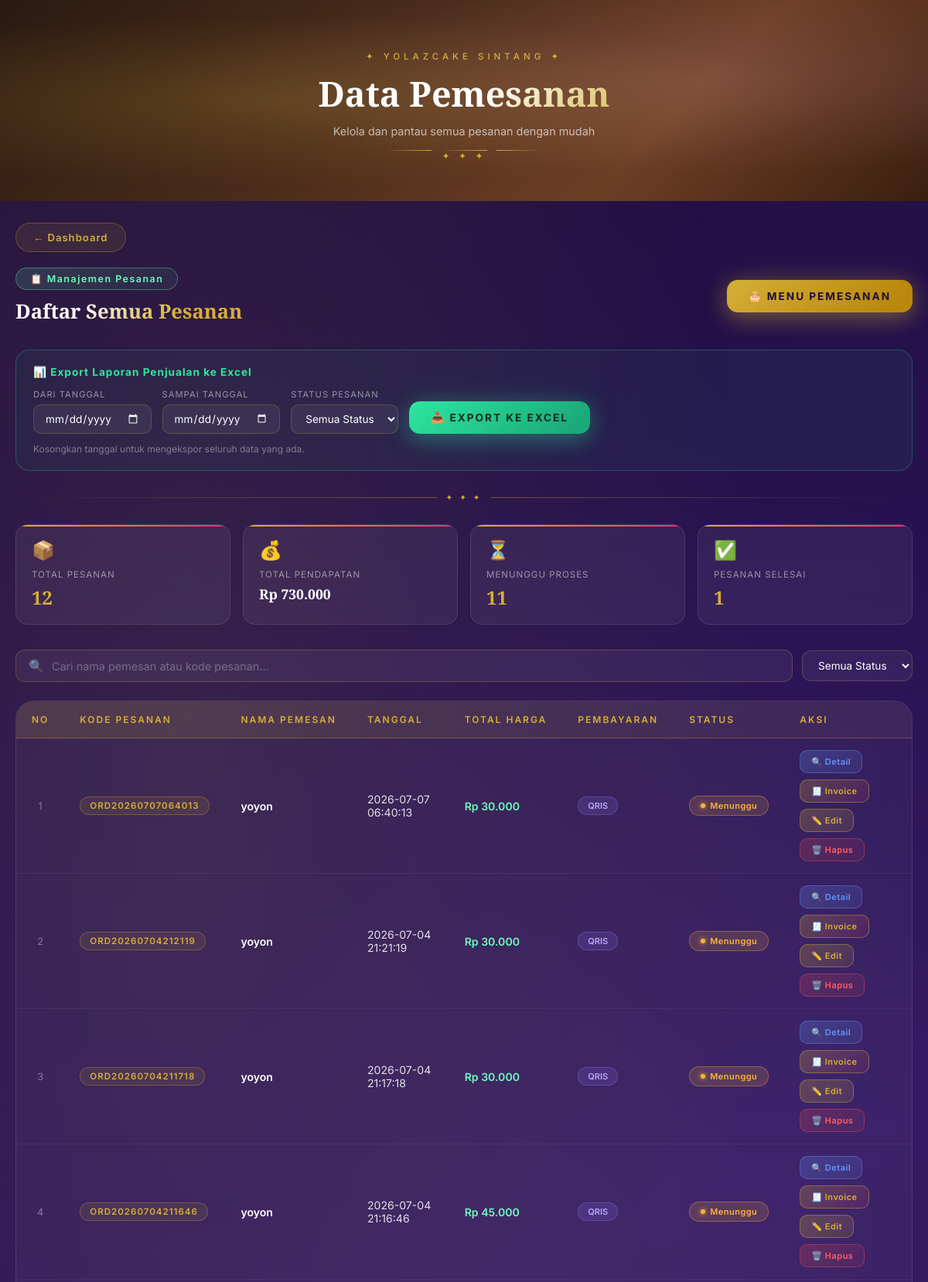
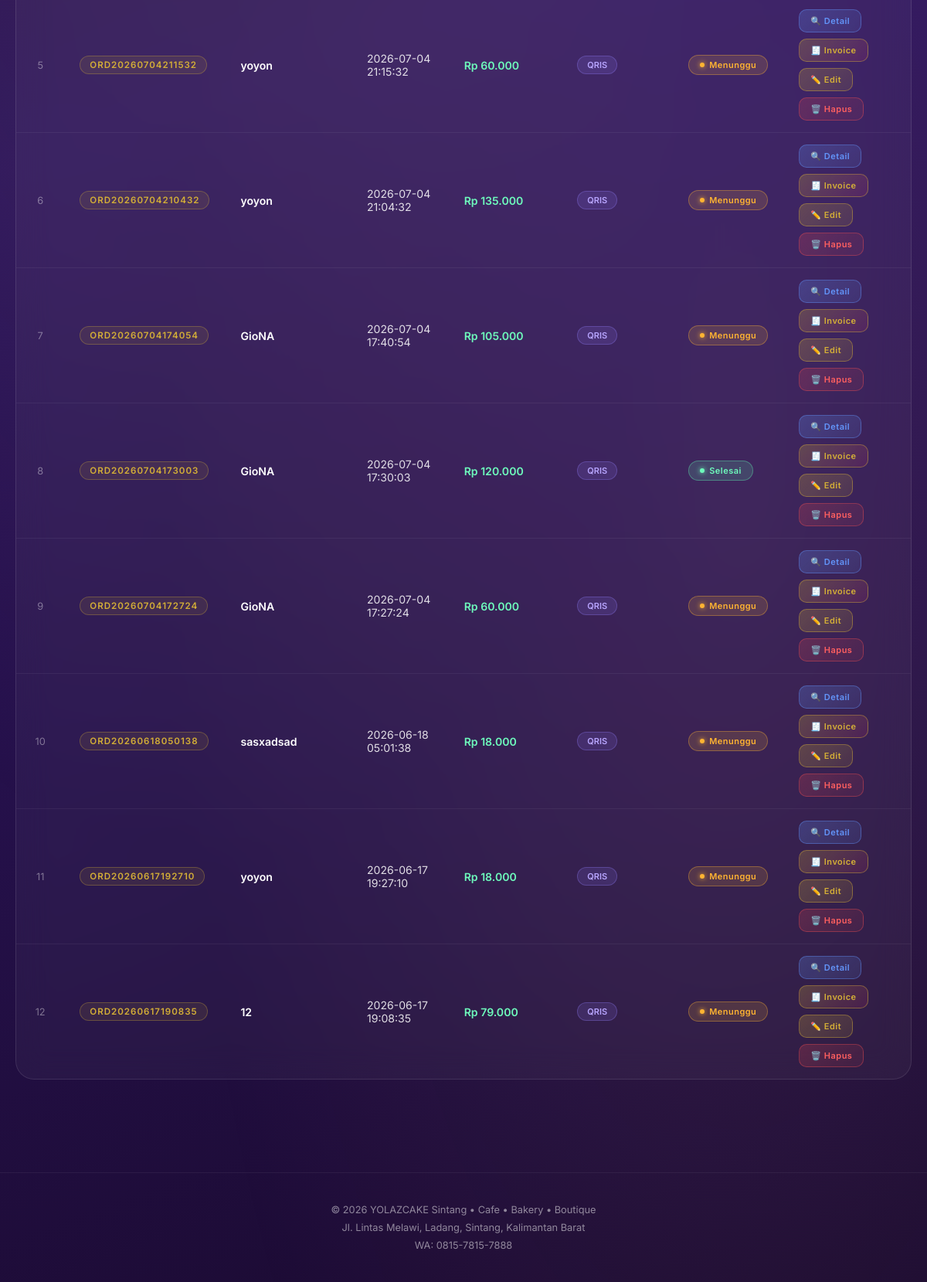
Screenshot of /pemesanan/data_pemesanan.php (signed in) with the database file from the repository (2 pictures, top to bottom).
### tables this page shows
CREATE TABLE `pemesanan` (
  `id_pemesanan` int(11) NOT NULL,
  `kode_pesanan` varchar(20) DEFAULT NULL,
  `id_member` int(11) DEFAULT NULL,
  `id_user` int(11) DEFAULT NULL,
  `tanggal` datetime DEFAULT current_timestamp(),
  `total_harga` decimal(10,2) DEFAULT NULL,
  `kode_promo` varchar(30) DEFAULT NULL,
  `diskon_nominal` decimal(10,2) DEFAULT 0.00,
  `id_booking` int(11) DEFAULT NULL,
  `metode_pembayaran` varchar(20) DEFAULT NULL,
  `status_pembayaran` enum('Menunggu','Lunas','Gagal') DEFAULT 'Menunggu',
  `status_pesanan` enum('Menunggu','Diproses','Siap Diambil','Selesai','Dibatalkan') DEFAULT 'Menunggu',
  `nama_pemesan` varchar(100) NOT NULL,
  `no_hp` varchar(20) DEFAULT NULL,
  `nomor_meja` varchar(10) DEFAULT NULL
);

### pemesanan/data_pemesanan.php (the view, shortened to what this page needs)
<?php
include '../config/koneksi.php';
$query = mysqli_query($conn,
"SELECT * FROM pemesanan
ORDER BY id_pemesanan DESC");
?>
<!DOCTYPE html>
<html lang="id">
<head>
</head>
<body>
<div class="page-hero" id="pageHero">
  <div class="hero-inner">
    <p class="hero-eyebrow">✦ YOLAZCAKE Sintang ✦</p>
    <h1>Data Pemesanan</h1>
    <p class="hero-sub">Kelola dan pantau semua pesanan dengan mudah</p>
    <div class="hero-divider">
      <span></span><span class="diamond">✦ ✦ ✦</span><span></span>
    </div>
  </div>
</div>
<div class="page-wrapper">
  <div class="back-link">
    <a href="../dashboard.php">← Dashboard</a>
  </div>
  <div class="top-bar">
    <div>
      <div class="new-badge">📋 Manajemen Pesanan</div>
      <h2 class="section-title" style="margin-top:10px;">Daftar Semua Pesanan</h2>
    </div>
    <a href="menuu.php" class="btn-premium btn-gold">🎂 Menu Pemesanan</a>
  </div>
  <form class="export-panel" method="get" action="export_excel.php" target="_blank">
    <div class="export-panel-label">📊 Export Laporan Penjualan ke Excel</div>
    <div class="export-panel-fields">
      <div class="export-field">
        <label>Dari Tanggal</label>
        <input type="date" name="tanggal_mulai">
      </div>
      <div class="export-field">
        <label>Sampai Tanggal</label>
        <input type="date" name="tanggal_akhir">
      </div>
      <div class="export-field">
        <label>Status Pesanan</label>
        <select name="status">
          <option value="">Semua Status</option>
        </select>
      </div>
      <button type="submit" class="btn-premium btn-green">📥 Export ke Excel</button>
    </div>
    <p class="export-panel-hint">Kosongkan tanggal untuk mengekspor seluruh data yang ada.</p>
  </form>
  <div class="gold-rule"><span>✦ ✦ ✦</span></div>
  <?php
  $semua = [];
  while($row = mysqli_fetch_assoc($query)){ $semua[] = $row; }
  $total_pesanan   = count($semua);
  $total_revenue   = array_sum(array_column($semua,'total_harga'));
  $menunggu_count  = count(array_filter($semua, fn($r)=>$r['status_pesanan']==='Menunggu'));
  $selesai_count   = count(array_filter($semua, fn($r)=>$r['status_pesanan']==='Selesai'));
  ?>
  <div class="stats-row">
    <div class="stat-card">
      <div class="stat-icon">📦</div>
      <div class="stat-label">Total Pesanan</div>
      <div class="stat-value gold"><?= $total_pesanan ?></div>
    </div>
    <div class="stat-card">
      <div class="stat-icon">💰</div>
      <div class="stat-label">Total Pendapatan</div>
      <div class="stat-value" style="font-size:1.1em;">Rp <?= number_format($total_revenue,0,',','.') ?></div>
    </div>
    <div class="stat-card">
      <div class="stat-icon">⏳</div>
      <div class="stat-label">Menunggu Proses</div>
      <div class="stat-value gold"><?= $menunggu_count ?></div>
    </div>
    <div class="stat-card">
      <div class="stat-icon">✅</div>
      <div class="stat-label">Pesanan Selesai</div>
      <div class="stat-value gold"><?= $selesai_count ?></div>
    </div>
  </div>
  <div class="search-bar">
    <div class="search-wrap">
      <span class="search-icon">🔍</span>
      <input type="text" id="searchInput" placeholder="Cari nama pemesan atau kode pesanan..." oninput="filterTable()">
    </div>
    <select class="filter-select" id="filterStatus" onchange="filterTable()">
      <option value="">Semua Status</option>
    </select>
  </div>
  <div class="table-wrap">
    <?php if(!empty($semua)): ?>
    <table id="mainTable">
      <thead>
        <tr>
          <th>No</th>
          <th>Kode Pesanan</th>
          <th>Nama Pemesan</th>
          <th>Tanggal</th>
          <th>Total Harga</th>
          <th>Pembayaran</th>
          <th>Status</th>
          <th>Aksi</th>
        </tr>
      </thead>
      <tbody>
        <?php foreach($semua as $i => $data): ?>
        <tr data-nama="<?= strtolower($data['nama_pemesan']) ?>" data-kode="<?= strtolower($data['kode_pesanan']) ?>" data-status="<?= htmlspecialchars($data['status_pesanan']) ?>">
          <td><?= $i + 1 ?></td>
          <td><span class="kode-badge"><?= htmlspecialchars($data['kode_pesanan']) ?></span></td>
          <td class="nama-cell"><?= htmlspecialchars($data['nama_pemesan']) ?></td>
          <td><?= htmlspecialchars($data['tanggal']) ?></td>
          <td class="harga-cell">
            Rp <?= number_format($data['total_harga'],0,',','.') ?>
          </td>
          <td><span class="metode-badge"><?= htmlspecialchars($data['metode_pembayaran']) ?></span></td>
          <td>
            <?php
            $s = $data['status_pesanan'];
            if($s==='Menunggu')       echo "<span class='status-badge status-menunggu'>Menunggu</span>";
            elseif($s==='Diproses')   echo "<span class='status-badge status-diproses'>Diproses</span>";
            elseif($s==='Siap Diambil') echo "<span class='status-badge status-siap'>Siap Diambil</span>";
            elseif($s==='Selesai')    echo "<span class='status-badge status-selesai'>Selesai</span>";
            else                      echo "<span class='status-badge status-batal'>Dibatalkan</span>";
            ?>
          </td>
          <td>
            <div class="aksi-cell">
              <a class="btn-aksi btn-detail" href="detail_pemesanan.php?id=<?= $data['id_pemesanan'] ?>">🔍 Detail</a>
              <a class="btn-aksi btn-invoice" href="invoice_pdf.php?id=<?= $data['id_pemesanan'] ?>" target="_blank">🧾 Invoice</a>
              <a class="btn-aksi btn-edit" href="edit_pemesanan.php?id=<?= $data['id_pemesanan'] ?>">✏️ Edit</a>
              <a class="btn-aksi btn-hapus" href="hapus_pemesanan.php?id=<?= $data['id_pemesanan'] ?>" onclick="return confirm('Yakin ingin hapus pesanan ini?')">🗑️ Hapus</a>
            </div>
          </td>
        </tr>
        <?php endforeach; ?>
      </tbody>
    </table>
    <?php endif; ?>
  </div>
</div>
<div class="site-footer">
  © 2026 YOLAZCAKE Sintang • Cafe • Bakery • Boutique<br>
  Jl. Lintas Melawi, Ladang, Sintang, Kalimantan Barat<br>
  WA: 0815-7815-7888
</div>
</body>
</html>

### rows the page displays
pemesanan: kode_pesanan "ORD20260707064013", nama_pemesan "yoyon", tanggal "2026-07-07 06:40:13", total_harga "30.000", metode_pembayaran "QRIS", status_pesanan "Menunggu"
pemesanan: kode_pesanan "ORD20260704212119", nama_pemesan "yoyon", tanggal "2026-07-04 21:21:19", total_harga "30.000", metode_pembayaran "QRIS", status_pesanan "Menunggu"
pemesanan: kode_pesanan "ORD20260704211718", nama_pemesan "yoyon", tanggal "2026-07-04 21:17:18", total_harga "30.000", metode_pembayaran "QRIS", status_pesanan "Menunggu"
pemesanan: kode_pesanan "ORD20260704211646", nama_pemesan "yoyon", tanggal "2026-07-04 21:16:46", total_harga "45.000", metode_pembayaran "QRIS", status_pesanan "Menunggu"
pemesanan: kode_pesanan "ORD20260704211532", nama_pemesan "yoyon", tanggal "2026-07-04 21:15:32", total_harga "60.000", metode_pembayaran "QRIS", status_pesanan "Menunggu"
pemesanan: kode_pesanan "ORD20260704210432", nama_pemesan "yoyon", tanggal "2026-07-04 21:04:32", total_harga "135.000", metode_pembayaran "QRIS", status_pesanan "Menunggu"
pemesanan: kode_pesanan "ORD20260704174054", nama_pemesan "GioNA", tanggal "2026-07-04 17:40:54", total_harga "105.000", metode_pembayaran "QRIS", status_pesanan "Menunggu"
pemesanan: kode_pesanan "ORD20260704173003", nama_pemesan "GioNA", tanggal "2026-07-04 17:30:03", total_harga "120.000", metode_pembayaran "QRIS", status_pesanan "Selesai"
pemesanan: kode_pesanan "ORD20260704172724", nama_pemesan "GioNA", tanggal "2026-07-04 17:27:24", total_harga "60.000", metode_pembayaran "QRIS", status_pesanan "Menunggu"
pemesanan: kode_pesanan "ORD20260618050138", nama_pemesan "sasxadsad", tanggal "2026-06-18 05:01:38", total_harga "18.000", metode_pembayaran "QRIS", status_pesanan "Menunggu"
pemesanan: kode_pesanan "ORD20260617192710", nama_pemesan "yoyon", tanggal "2026-06-17 19:27:10", total_harga "18.000", metode_pembayaran "QRIS", status_pesanan "Menunggu"
pemesanan: kode_pesanan "ORD20260617190835", nama_pemesan "12", tanggal "2026-06-17 19:08:35", total_harga "79.000", metode_pembayaran "QRIS", status_pesanan "Menunggu"

### other values shown
$total_pesanan "12"
$total_revenue "730.000"
$menunggu_count "11"
$selesai_count "1"
